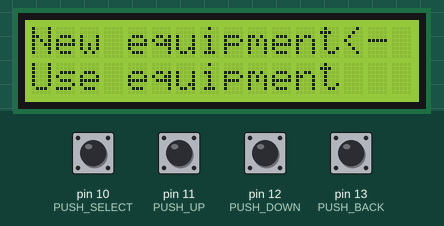
The program below on a simulated Arduino Uno, built with avr-gcc and run on an emulated ATmega328P. Shown: 16×2 character LCD. Inputs (shaded band) come from the test bench; at power-on: pin 10 (PUSH_SELECT), pin 11 (PUSH_UP), pin 12 (PUSH_DOWN), pin 13 (PUSH_BACK) HIGH.

Above: at 1.2 s.
1.3 s: pin 10 (PUSH_SELECT) pulled LOW for 0.15 s
At 2.8 s:
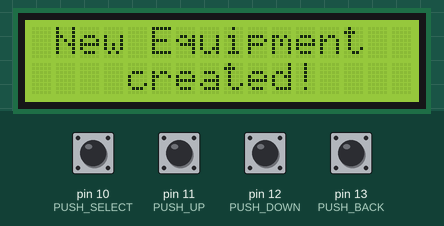
4.4 s: pin 12 (PUSH_DOWN) pulled LOW for 0.15 s
At 5.1 s:
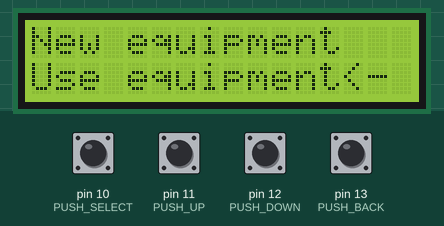
6.2 s: pin 10 (PUSH_SELECT) pulled LOW for 1 s
At 7.3 s:
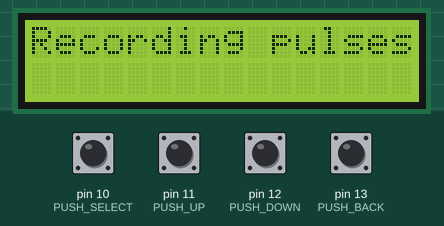
8.7 s: pin 12 (PUSH_DOWN) pulled LOW for 1 s
At 9.5 s:
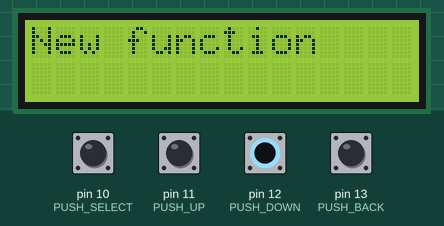
11.2 s: pin 11 (PUSH_UP) pulled LOW for 0.15 s
At 12.0 s:
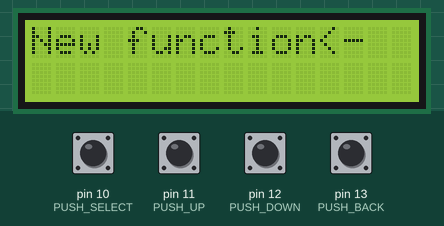
13.0 s: pin 10 (PUSH_SELECT) pulled LOW for 1 s
At 13.8 s:
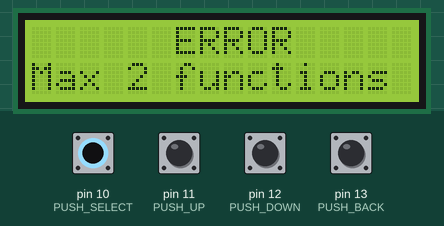
Timing chart, 0 to 16.0 s (numbered marks = the images above; inputs shaded):
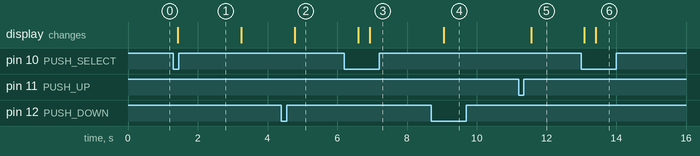

Measured:
- after the input at 1.3 s, the display: changes after 0.12 s (image 1)
- after the input at 4.4 s, the display: changes after 0.38 s (image 2)
- after the input at 6.2 s, the display: first changes after 0.40 s (image 3 shows a later state)
- after the input at 8.7 s, the display: changes after 0.35 s (image 4)
- after the input at 11.2 s, the display: changes after 0.37 s (image 5)
- after the input at 13.0 s, the display: first changes after 0.09 s (image 6 shows a later state)

The program:

main.cpp
```cpp
#include <Arduino.h>
//#include "Led.hpp"
#include <Wire.h>
#include <LCD.h>
#include <LiquidCrystal_I2C.h>
#include "Equipment.hpp"

#define PUSH_SELECT 10
#define PUSH_UP 11
#define PUSH_DOWN 12
#define PUSH_BACK 13

#define PUSH_DELAY 200

#define IR_EMI_PIN 8
#define IR_REC_PIN 7

#define MAIN_MENU 0
#define EQUIP_MENU 1
#define FUNC_MENU 2
#define NEW_EQUIPMENT_ITEM 0
#define USE_EQUIPMENT_ITEM 1
#define NEW_FUNCTION_ITEM 0

#define EQUIP_MAX_SIZE 5

// IR defines
#define IRpin_PIN PIND
#define IRpin 7
#define MAX_PULSE 65000
#define RESOLUTION 20
//

const short MENU_SELECTED_SIZE[] = {2, 5, MAX_FUNC_SIZE};
const String MAIN_MENU_OPTIONS[] = {"New equipment", "Use equipment"};
const String FUNC_MENU_OPTIONS[] = {"New function"};
const Equipment *equipments[EQUIP_MAX_SIZE];
Equipment *currentEquipment;
unsigned short equipCount = 0;

unsigned short currentMenu = MAIN_MENU;
unsigned short selected = 0;
unsigned short lastSelected = 0;
bool updateUI;

LiquidCrystal_I2C lcd(0x3f,2,1,0,4,5,6,7);

//prototypes
void printMainMenu();
void printEquipmentsMenu();
void printFunctionsMenu();
void printRecordingIR(const bool);
void printRecordedIR();
void addEquipment();
void handleEquipmentSelection(const unsigned short);
void clearEquipmentSelection();
void recordIRPulses(Function *);

void setup() {
  lcd.begin(16, 2);
  lcd.setBacklightPin(3,POSITIVE);
  lcd.home ();
  lcd.setBacklight(HIGH);

  pinMode(PUSH_SELECT, INPUT);
  digitalWrite(PUSH_SELECT, HIGH);
  pinMode(PUSH_DOWN, INPUT);
  digitalWrite(PUSH_DOWN, HIGH);
  pinMode(PUSH_UP, INPUT);
  digitalWrite(PUSH_UP, HIGH);
  pinMode(PUSH_BACK, INPUT);
  digitalWrite(PUSH_BACK, HIGH);
  updateUI = true;
}

void loop() {
  unsigned int pushDelay = 0;
  lastSelected = selected;
  if(updateUI) {
    switch(currentMenu) {
      case MAIN_MENU:
        printMainMenu();
        break;
      case EQUIP_MENU:
        printEquipmentsMenu();
        break;
      case FUNC_MENU:
        printFunctionsMenu();
        break;
    }
  }

  if(digitalRead(PUSH_DOWN) == LOW) {
    pushDelay = PUSH_DELAY;
    if(selected < MENU_SELECTED_SIZE[currentMenu] - 1) {
      selected++;
      if(currentMenu == EQUIP_MENU)
        handleEquipmentSelection(selected - 1);
    }
  }
  if(digitalRead(PUSH_UP) == LOW) {
    pushDelay = PUSH_DELAY;
    if(selected > 0) {
      selected--;
      if(currentMenu == EQUIP_MENU)
        handleEquipmentSelection(selected + 1);
    }
  }
  if(lastSelected != selected) {
    updateUI = true;
  }

  if(digitalRead(PUSH_SELECT) == LOW) {
    pushDelay = PUSH_DELAY;
    if(currentMenu == MAIN_MENU) {
      switch(selected) {
        case NEW_EQUIPMENT_ITEM:
          addEquipment();
          break;
        case USE_EQUIPMENT_ITEM:
          selected = 0;
          currentMenu = EQUIP_MENU;
          clearEquipmentSelection();
          handleEquipmentSelection(selected);
          updateUI = true;
          break;
      }
    } else if(currentMenu == EQUIP_MENU) {
          currentEquipment = equipments[selected];
          selected = 0;
          currentMenu = FUNC_MENU;
          updateUI = true;
      } else if(currentMenu == FUNC_MENU) {
        if(selected == NEW_FUNCTION_ITEM) {
          Function *f = new Function("x");
          bool added = currentEquipment->addFunction(f);
          printRecordingIR(added);
          if(added) {
            // start recording IR pulses
          }
        }
      }
    }

  if(digitalRead(PUSH_BACK) == LOW) {
    if(currentMenu != MAIN_MENU) {
      currentMenu = MAIN_MENU;
      selected = 0;
      updateUI = true;
    }
  }

  delay(100 + pushDelay);
}

void addEquipment() {
  lcd.clear();
  if(equipCount >= EQUIP_MAX_SIZE) {
    lcd.setCursor(6, 0);
    lcd.print("ERROR");
    lcd.setCursor(0, 1);
    lcd.print("Max 5 equipments");
    delay(2500);
  } else {
    String equip = String("Equip ");
    equip.concat(equipCount + 1);
    equipments[equipCount] = new Equipment(equip);
    equipCount++;

    lcd.setCursor(1, 0);
    lcd.print("New Equipment");
    lcd.setCursor(4, 1);
    lcd.print("created!");
    delay(1500);
  }
  updateUI = true;
}

void handleEquipmentSelection(const unsigned short indexClear) {
  equipments[indexClear]->setSelected(false);
  equipments[selected]->setSelected(true);
}

void clearEquipmentSelection() {
  for(int i = 0; i < EQUIP_MAX_SIZE; i++)
    equipments[i]->setSelected(false);
}

void printMainMenu() {
  lcd.clear();
  for(unsigned short i = 0; i < 2; i++) {
    lcd.setCursor(0, i);
    lcd.print(MAIN_MENU_OPTIONS[i] + (i == selected ? "<-" : ""));
  }
  updateUI = false;
}

void printEquipmentsMenu() {
  lcd.clear();
  if(equipCount == 0) {
    lcd.setCursor(6, 0);
    lcd.print("ERROR");
    lcd.setCursor(1, 1);
    lcd.print("No equipments");
  } else {
    bool update = false;
    if(selected % 2 == 0) {
      update = true;
    }
    unsigned short equipIndex = 0;
    for(unsigned short i = 0; i < 2; i++) {
      lcd.setCursor(0, i);
      equipIndex = i + selected + (!update ? -1 : 0);
      if(equipIndex < MENU_SELECTED_SIZE[currentMenu] && equipIndex < equipCount) {
        String equip = String(equipments[equipIndex]->getName().c_str());
        equip.concat(equipments[equipIndex]->isSelected() ? "<-" : "");
        lcd.print(equip);
      }
    }
  }
  updateUI = false;
}

void printFunctionsMenu() {
  lcd.clear();
  if(selected < 2) {
      lcd.setCursor(0, 0);
      lcd.print(FUNC_MENU_OPTIONS[0] + (0 == selected ? "<-" : ""));
  } else {

  }

  updateUI = false;
}

void printRecordingIR(const bool added) {
  lcd.clear();
  if(!added) {
    lcd.setCursor(6, 0);
    lcd.print("ERROR");
    lcd.setCursor(0, 1);
    lcd.print("Max 2 functions");
    delay(2500);
  } else {
    lcd.setCursor(0,0);
    lcd.print("Recording pulses");
    lcd.setCursor(0,1);
  }

  updateUI = false;
}

void printRecordedIR() {
  lcd.clear();
  lcd.setCursor(0, 0);
  lcd.print("IR code recorded");

  updateUI = false;
}

uint16_t pulses[100][2];
uint8_t currentPulse = 0;

void printPulses() {
  Serial.println("\n\r\n\rReceived: \n\r OFF \t ON");
  // Gera o codigo da tecla pressionada.
  for(uint8_t i = 0; i < currentPulse; i++) {
  Serial.print("delayMicroseconds(");
  Serial.print(pulses[i][0] * RESOLUTION, DEC);
  Serial.print(");\n");
  Serial.print("pulseIR(");
  Serial.print(pulses[i][1] * RESOLUTION, DEC);
  Serial.print(");\n");
  }
}

void recordIRPulses(Function *f) {
  bool cont;

  while(currentPulse < 100) {
    cont = false;
    uint16_t highPulse, lowPulse;
    highPulse = lowPulse = 0;

    while(IRpin_PIN & _BV(IRpin)) {
      highPulse++;
      delayMicroseconds(RESOLUTION);

      if(highPulse >= MAX_PULSE && currentPulse != 0) {
        printPulses();
        currentPulse = 0;
        cont = true;
        break;
      }
    }
    if(cont)
      continue;

    pulses[currentPulse][0] = highPulse;

    while(!(IRpin_PIN & _BV(IRpin))) {
      lowPulse++;
      delayMicroseconds(RESOLUTION);

      if(lowPulse >= MAX_PULSE && currentPulse != 0) {
        printPulses();
        currentPulse = 0;
        cont = true;
        break;
      }
    }
    if(cont)
      continue;

    pulses[currentPulse][1] = lowPulse;
    currentPulse++;
  }
  printRecordedIR();
}
```

Equipment.cpp
```cpp
//
//  Equipment.cpp
//  blink
//
//  Created by lacau on 14/05/2017.
//
//

#include "Equipment.hpp"

Equipment::Equipment()  {
}

Equipment::Equipment(const String name)  {
    this->name = name;
    this->selected = false;
}

String Equipment::getName()  {
    return name;
}

void Equipment::setSelected(const bool selected) {
  this->selected = selected;
}

bool Equipment::isSelected()  {
    return selected;
}

bool Equipment::addFunction(Function *f) {
  if(funcCount >= MAX_FUNC_SIZE)
    return false;

  functions[funcCount] = f;
  funcCount++;
  return true;
}

Equipment::~Equipment() {}
```

Equipment.hpp
```cpp
//
//  Equipment.hpp
//  blink
//
//  Created by lacau on 14/05/2017.
//
//

#ifndef Equipment_hpp
#define Equipment_hpp

#include <Arduino.h>
#include <stdio.h>
#include "Function.hpp"

#define MAX_FUNC_SIZE 2

class Equipment {

private:
    String name;
    bool selected;
    Function *functions[MAX_FUNC_SIZE];
    unsigned short funcCount = 0;
public:
    Equipment();
    Equipment(const String);
    ~Equipment();
    String getName();
    void setSelected(const bool);
    bool isSelected();
    bool addFunction(Function *);

protected:
};


#endif /* Equipment_hpp */
```

Function.cpp
```cpp
//
//  Function.cpp
//  blink
//
//  Created by lacau on 14/05/2017.
//
//

#include "Function.hpp"

Function::Function()  {
}

Function::Function(const String name)  {
    this->name = name;
}

String Function::getName()  {
    return name;
}

Function::~Function() {}
```

Function.hpp
```cpp
//
//  Function.hpp
//  blink
//
//  Created by lacau on 14/05/2017.
//
//

#ifndef Function_hpp
#define Function_hpp

#include <Arduino.h>
#include <stdio.h>

class Function {

private:
    String name;
public:
    Function();
    Function(const String);
    ~Function();
    String getName();

protected:
};

#endif /* Function_hpp */
```
